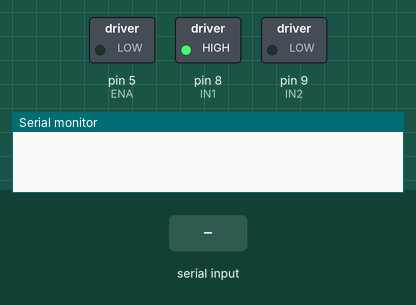
Recording of a sketch running on a simulated Arduino Uno, built with avr-gcc and run on an emulated ATmega328P. On the bench: switched loads named in the sketch (green lamp = pin HIGH), the last lines printed to the serial monitor. The inputs (shaded band) are chosen by the test bench.

Above: at 1.2 s.
1.3 s: "GET_DATA\n" received over Serial
At 2.1 s:
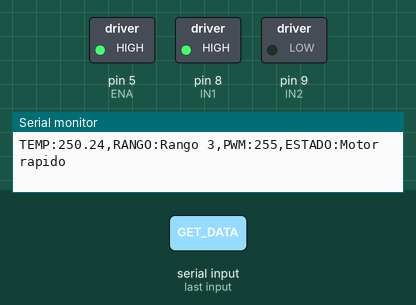
Timing chart, 0 to 4.3 s (numbered marks = the images above; inputs shaded):
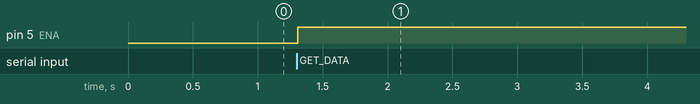

The sketch:

ino.ino
```cpp
const int sensorPin = A0;

// ===== L298N =====
const int ENA = 5;   // pin PWM
const int IN1 = 8;
const int IN2 = 9;

// ===== PWM AJUSTABLE =====
const int PWM_BAJO  = 150;
const int PWM_MEDIO = 200;
const int PWM_ALTO  = 255;

float temperatura = 0.0;
int pwmValue = 0;
String rango = "";
String estado = "";

void setup() {
  Serial.begin(9600);

  pinMode(ENA, OUTPUT);
  pinMode(IN1, OUTPUT);
  pinMode(IN2, OUTPUT);

  // dirección fija
  digitalWrite(IN1, HIGH);
  digitalWrite(IN2, LOW);

  analogWrite(ENA, 0);
}

void loop() {
  if (Serial.available() > 0) {
    String cmd = Serial.readStringUntil('\n');
    cmd.trim();

    if (cmd == "GET_DATA") {
      int lectura = analogRead(sensorPin);
      float voltaje = lectura * (5.0 / 1023.0);
      temperatura = voltaje * 100.0;

      if (temperatura < 25.0) {
        pwmValue = PWM_BAJO;
        rango = "Rango 1";
        estado = "Motor lento";
      }
      else if (temperatura >= 25.0 && temperatura < 35.0) {
        pwmValue = PWM_MEDIO;
        rango = "Rango 2";
        estado = "Motor medio";
      }
      else {
        pwmValue = PWM_ALTO;
        rango = "Rango 3";
        estado = "Motor rapido";
      }

      analogWrite(ENA, pwmValue);

      Serial.print("TEMP:");
      Serial.print(temperatura, 2);
      Serial.print(",RANGO:");
      Serial.print(rango);
      Serial.print(",PWM:");
      Serial.print(pwmValue);
      Serial.print(",ESTADO:");
      Serial.println(estado);
    }
  }
}
```

Measured:
- after the input at 1.3 s, pin 5 (ENA): LOW → HIGH at once
